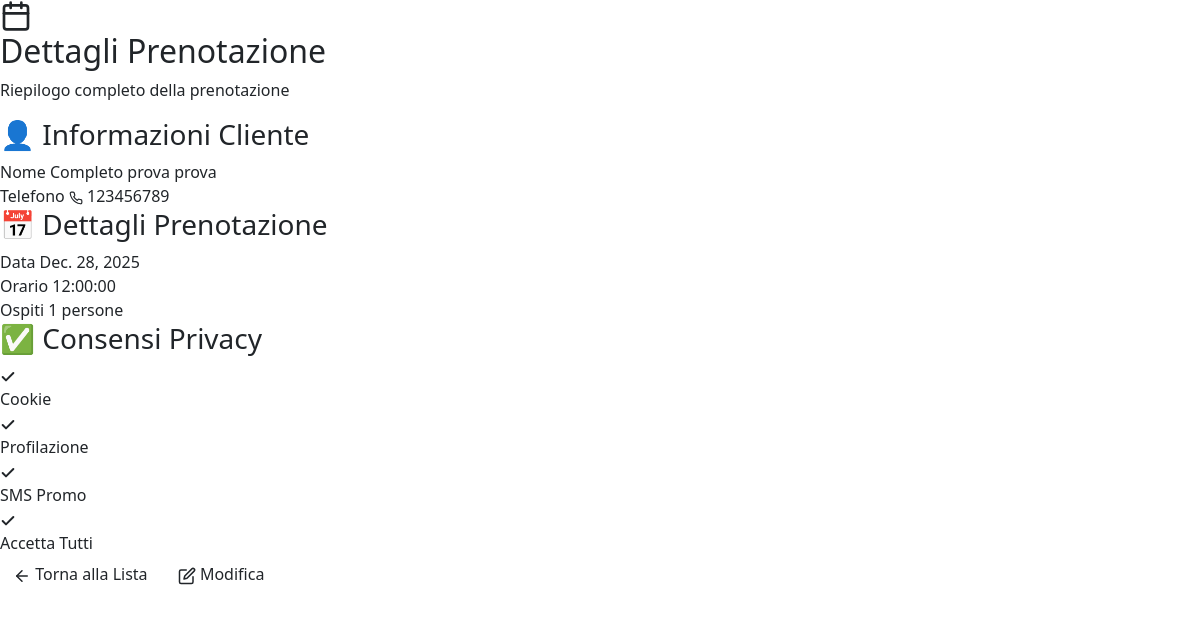
Page /gestionale/prenotazioni/15/ on the committed database.
### gestionale/models.py (models this page shows, shortened)
class Reservation(models.Model):
    RESTAURANT_CHOICES = [
        ('SCARPETTA', 'La Scarpetta'),
        ('BRACERIA', 'La Braceria'),
    ]
    restaurant_id = models.CharField(
        max_length=20,
        choices=RESTAURANT_CHOICES,
        default='SCARPETTA',
        help_text="Identificativo del ristorante"
    )
    first_name = models.CharField(max_length=100)
    last_name = models.CharField(max_length=100)
    phone_number = models.CharField(max_length=20)
    guests = models.IntegerField(default=1)
    reservation_date = models.DateField()
    reservation_time = models.CharField(max_length=10)  # Mantieni sempre il formato 'HH:MM'
    cookie_consent = models.BooleanField(default=False)
    profiling_consent = models.BooleanField(default=False)
    promotional_sms_consent = models.BooleanField(default=False)
    accept_all = models.BooleanField(default=False)
    email = models.EmailField(null=True, blank=True)

### gestionale/views.py (the view)
# urls.py: path('prenotazioni/<int:reservation_id>/', views.prenotazione_dettaglio, name='prenotazione_dettaglio'),
def prenotazione_dettaglio(request, reservation_id):
    reservation = get_object_or_404(Reservation, id=reservation_id)
    return render(request, 'gestionale/prenotazione_dettaglio.html', {'reservation': reservation})

### gestionale/templates/gestionale/prenotazione_dettaglio.html (shortened to what this page needs)
{% extends "base.html" %}
{% load static %}
{% block css_files %}
<link rel="stylesheet" href="{% static 'gestionale/prenotazione_dettaglio.css' %}">
{% endblock %}
{% block content %}
<div class="detail-page">
    <div class="detail-card">
        <div class="detail-header">
            <div class="header-icon">
            </div>
            <h2>Dettagli Prenotazione</h2>
            <p class="subtitle">Riepilogo completo della prenotazione</p>
        </div>
        <div class="detail-section">
            <h3 class="section-title">
                <span class="section-icon">👤</span>
                Informazioni Cliente
            </h3>
            <div class="detail-grid">
                <div class="detail-item">
                    <span class="detail-label">Nome Completo</span>
                    <span class="detail-value">{{ reservation.first_name }} {{ reservation.last_name }}</span>
                </div>
                <div class="detail-item">
                    <span class="detail-label">Telefono</span>
                    <span class="detail-value phone">
                        {{ reservation.phone_number }}
                    </span>
                </div>
            </div>
        </div>
        <div class="detail-section">
            <h3 class="section-title">
                <span class="section-icon">📅</span>
                Dettagli Prenotazione
            </h3>
            <div class="detail-grid highlight-grid">
                <div class="detail-item highlight">
                    <span class="detail-label">Data</span>
                    <span class="detail-value date">{{ reservation.reservation_date }}</span>
                </div>
                <div class="detail-item highlight">
                    <span class="detail-label">Orario</span>
                    <span class="detail-value time">{{ reservation.reservation_time }}</span>
                </div>
                <div class="detail-item highlight">
                    <span class="detail-label">Ospiti</span>
                    <span class="detail-value guests">
                        <span class="guests-badge">{{ reservation.guests }}</span>
                        <span class="guests-label">persone</span>
                    </span>
                </div>
            </div>
        </div>
        <div class="detail-section consent-section">
            <h3 class="section-title">
                <span class="section-icon">✅</span>
                Consensi Privacy
            </h3>
            <div class="consent-grid">
                <div class="consent-item {% if reservation.cookie_consent %}active{% endif %}">
                    <div class="consent-indicator">
                        {% if reservation.cookie_consent %}
                        <svg xmlns="http://www.w3.org/2000/svg" width="16" height="16" viewBox="0 0 24 24" fill="none"
                            stroke="currentColor" stroke-width="3" stroke-linecap="round" stroke-linejoin="round">
                            <polyline points="20 6 9 17 4 12"></polyline>
                        </svg>
                        {% else %}
                        <svg xmlns="http://www.w3.org/2000/svg" width="16" height="16" viewBox="0 0 24 24" fill="none"
                            stroke="currentColor" stroke-width="3" stroke-linecap="round" stroke-linejoin="round">
                            <line x1="18" y1="6" x2="6" y2="18"></line>
                            <line x1="6" y1="6" x2="18" y2="18"></line>
                        </svg>
                        {% endif %}
                    </div>
                    <span class="consent-label">Cookie</span>
                </div>
                <div class="consent-item {% if reservation.profiling_consent %}active{% endif %}">
                    <div class="consent-indicator">
                        {% if reservation.profiling_consent %}
                        <svg xmlns="http://www.w3.org/2000/svg" width="16" height="16" viewBox="0 0 24 24" fill="none"
                            stroke="currentColor" stroke-width="3" stroke-linecap="round" stroke-linejoin="round">
                            <polyline points="20 6 9 17 4 12"></polyline>
                        </svg>
                        {% else %}
                        <svg xmlns="http://www.w3.org/2000/svg" width="16" height="16" viewBox="0 0 24 24" fill="none"
                            stroke="currentColor" stroke-width="3" stroke-linecap="round" stroke-linejoin="round">
                            <line x1="18" y1="6" x2="6" y2="18"></line>
                            <line x1="6" y1="6" x2="18" y2="18"></line>
                        </svg>
                        {% endif %}
                    </div>
                    <span class="consent-label">Profilazione</span>
                </div>
                <div class="consent-item {% if reservation.promotional_sms_consent %}active{% endif %}">
                    <div class="consent-indicator">
                        {% if reservation.promotional_sms_consent %}
                        <svg xmlns="http://www.w3.org/2000/svg" width="16" height="16" viewBox="0 0 24 24" fill="none"
                            stroke="currentColor" stroke-width="3" stroke-linecap="round" stroke-linejoin="round">
                            <polyline points="20 6 9 17 4 12"></polyline>
                        </svg>
                        {% else %}
                        <svg xmlns="http://www.w3.org/2000/svg" width="16" height="16" viewBox="0 0 24 24" fill="none"
                            stroke="currentColor" stroke-width="3" stroke-linecap="round" stroke-linejoin="round">
                            <line x1="18" y1="6" x2="6" y2="18"></line>
                            <line x1="6" y1="6" x2="18" y2="18"></line>
                        </svg>
                        {% endif %}
                    </div>
                    <span class="consent-label">SMS Promo</span>
                </div>
                <div class="consent-item {% if reservation.accept_all %}active{% endif %}">
                    <div class="consent-indicator">
                        {% if reservation.accept_all %}
                        <svg xmlns="http://www.w3.org/2000/svg" width="16" height="16" viewBox="0 0 24 24" fill="none"
                            stroke="currentColor" stroke-width="3" stroke-linecap="round" stroke-linejoin="round">
                            <polyline points="20 6 9 17 4 12"></polyline>
                        </svg>
                        {% else %}
                        <svg xmlns="http://www.w3.org/2000/svg" width="16" height="16" viewBox="0 0 24 24" fill="none"
                            stroke="currentColor" stroke-width="3" stroke-linecap="round" stroke-linejoin="round">
                            <line x1="18" y1="6" x2="6" y2="18"></line>
                            <line x1="6" y1="6" x2="18" y2="18"></line>
                        </svg>
                        {% endif %}
                    </div>
                    <span class="consent-label">Accetta Tutti</span>
                </div>
            </div>
        </div>
        <div class="detail-actions">
            <a href="{% url 'gestionale:prenotazioni' %}" class="btn btn-back">
                <svg xmlns="http://www.w3.org/2000/svg" width="18" height="18" viewBox="0 0 24 24" fill="none"
                    stroke="currentColor" stroke-width="2" stroke-linecap="round" stroke-linejoin="round">
                    <line x1="19" y1="12" x2="5" y2="12"></line>
                    <polyline points="12 19 5 12 12 5"></polyline>
                </svg>
                Torna alla Lista
            </a>
            <a href="{% url 'gestionale:modifica_prenotazione' reservation.id %}" class="btn btn-edit">
                Modifica
            </a>
        </div>
    </div>
</div>
{% endblock %}

### rows in the picture
Reservation: first_name "prova", last_name "prova", phone_number "123456789", reservation_date "Dec. 28, 2025", reservation_time "12:00:00", guests "1"
